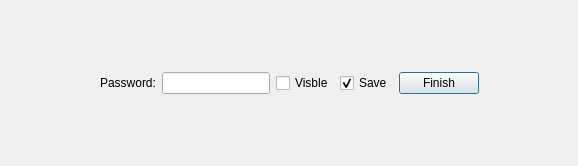
<?xml version="1.0" encoding="UTF-8"?>
<ui version="4.0">
 <class>QWoPasswordInput</class>
 <widget class="QWidget" name="QWoPasswordInput">
  <property name="geometry">
   <rect>
    <x>0</x>
    <y>0</y>
    <width>578</width>
    <height>166</height>
   </rect>
  </property>
  <property name="windowTitle">
   <string>Form</string>
  </property>
  <layout class="QHBoxLayout" name="horizontalLayout">
   <item>
    <spacer name="horizontalSpacer_3">
     <property name="orientation">
      <enum>Qt::Horizontal</enum>
     </property>
     <property name="sizeHint" stdset="0">
      <size>
       <width>40</width>
       <height>20</height>
      </size>
     </property>
    </spacer>
   </item>
   <item>
    <layout class="QVBoxLayout" name="verticalLayout">
     <item>
      <spacer name="verticalSpacer">
       <property name="orientation">
        <enum>Qt::Vertical</enum>
       </property>
       <property name="sizeHint" stdset="0">
        <size>
         <width>20</width>
         <height>40</height>
        </size>
       </property>
      </spacer>
     </item>
     <item>
      <widget class="QWidget" name="inputArea" native="true">
       <property name="autoFillBackground">
        <bool>false</bool>
       </property>
       <property name="styleSheet">
        <string notr="true"/>
       </property>
       <layout class="QVBoxLayout" name="verticalLayout_2">
        <item>
         <layout class="QHBoxLayout" name="horizontalLayout_3">
          <item>
           <widget class="QLabel" name="tip">
            <property name="text">
             <string>Password:</string>
            </property>
           </widget>
          </item>
          <item>
           <widget class="QLineEdit" name="password"/>
          </item>
          <item>
           <widget class="QCheckBox" name="visible">
            <property name="text">
             <string>Visble</string>
            </property>
           </widget>
          </item>
          <item>
           <widget class="QCheckBox" name="save">
            <property name="text">
             <string>Save</string>
            </property>
            <property name="checked">
             <bool>true</bool>
            </property>
           </widget>
          </item>
          <item>
           <widget class="QPushButton" name="btnFinish">
            <property name="text">
             <string>Finish</string>
            </property>
            <property name="autoDefault">
             <bool>true</bool>
            </property>
            <property name="default">
             <bool>true</bool>
            </property>
           </widget>
          </item>
         </layout>
        </item>
       </layout>
      </widget>
     </item>
     <item>
      <spacer name="verticalSpacer_2">
       <property name="orientation">
        <enum>Qt::Vertical</enum>
       </property>
       <property name="sizeHint" stdset="0">
        <size>
         <width>20</width>
         <height>40</height>
        </size>
       </property>
      </spacer>
     </item>
    </layout>
   </item>
   <item>
    <spacer name="horizontalSpacer_4">
     <property name="orientation">
      <enum>Qt::Horizontal</enum>
     </property>
     <property name="sizeHint" stdset="0">
      <size>
       <width>40</width>
       <height>20</height>
      </size>
     </property>
    </spacer>
   </item>
  </layout>
 </widget>
 <resources/>
 <connections/>
</ui>
